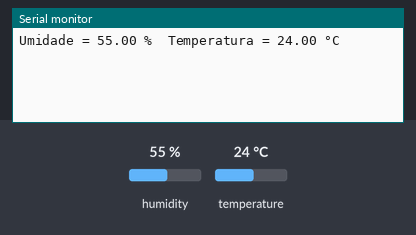
The sketch below on a simulated Arduino Uno, built with avr-gcc and run on an emulated ATmega328P. Parts: the last lines printed to the serial monitor. The test bench sets the inputs (shaded band); at power-on: humidity 55 %, temperature 24 °C.

Above: at 2.2 s.
2.3 s: humidity set to 22 %
At 3.8 s:
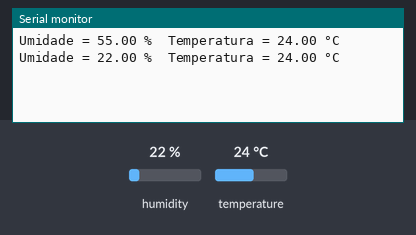
5.0 s: temperature set to 12 °C
At 6.3 s:
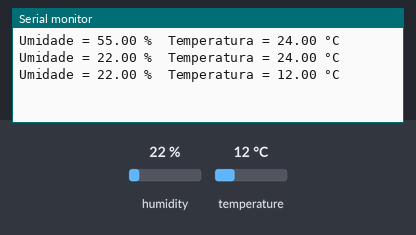
7.7 s: humidity set to 40 %
At 9.9 s:
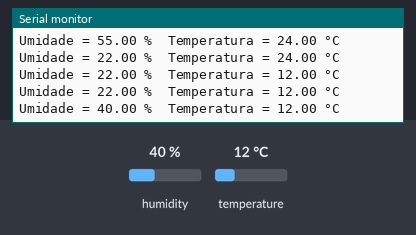
Timing chart, 0 to 11.4 s (numbered marks = the images above; inputs shaded):
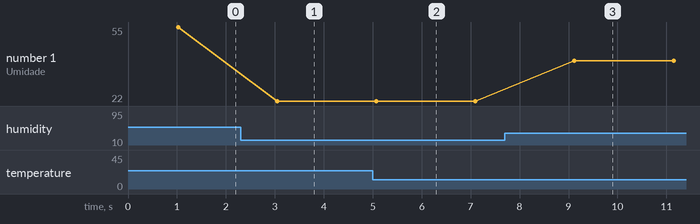

Measured:
- after the input at 2.3 s, the serial monitor: prints a new line after 0.75 s (image 1)
- after the input at 5.0 s, the serial monitor: prints a new line after 0.07 s (image 2)
- after the input at 7.7 s, the serial monitor: prints a new line after 1.4 s (image 3)
- plotted number 1: 55 → 22 after the input at 2.3 s, 22 → 40 after the input at 7.7 s

The sketch:

DHT11.ino
```cpp
#include <dht.h>

#define dht_dpin A1 //Pino DATA do Sensor ligado na porta Analogica A1

dht DHT; //Inicializa o sensor

void setup()
{
  Serial.begin(9600);
  delay(1000);//Aguarda 1 seg antes de acessar as informações do sensor
}

void loop()
{
  DHT.read11(dht_dpin); //Lê as informações do sensor
  Serial.print("Umidade = ");
  Serial.print(DHT.humidity);
  Serial.print(" %  ");
  Serial.print("Temperatura = ");
  Serial.print(DHT.temperature);
  Serial.println(" °C  ");

  //Não diminuir o valor abaixo. O ideal é a leitura a cada 2 segundos
  delay(2000);
}
```
